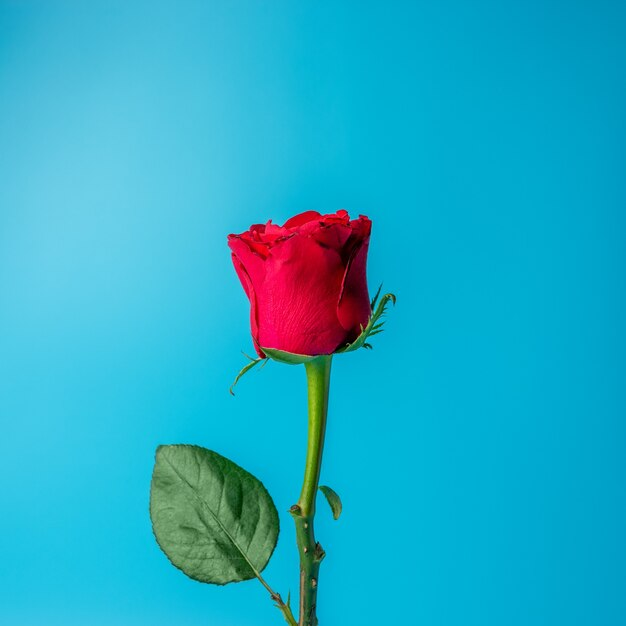
#> input picture IMAGE PROCESSING/rose.jpg, 626 x 626 px, found by its file name
$ python divide_RGB_and_convert_to_grey.py
#> lines starting #> are read from the running program, lines starting #| are printed output that depends on the picture
import cv2
import numpy as np
import matplotlib.pyplot as plt

img = cv2.imread('rose.jpg')
#> img is the input picture: shape (626, 626, 3); mean B, G, R 200.3, 171.6, 35.7
h, w, ch = img.shape
#> h = 626; w = 626; ch = 3
print(ch)
#| 3

just_blue = [1, 0, 0]
just_green = [0, 1, 0]
just_red = [0, 0, 1]

def seperateChannel(channel, img2):
    for i in range(h):
        for j in range(w):
            temp = img2[i][j]
            img2[i][j] = np.multiply(temp, channel)
    return img2

imgb = seperateChannel(just_blue, img.copy())
cv2.imshow('blue', imgb)
imgb = cv2.cvtColor(imgb, cv2.COLOR_BGR2GRAY)
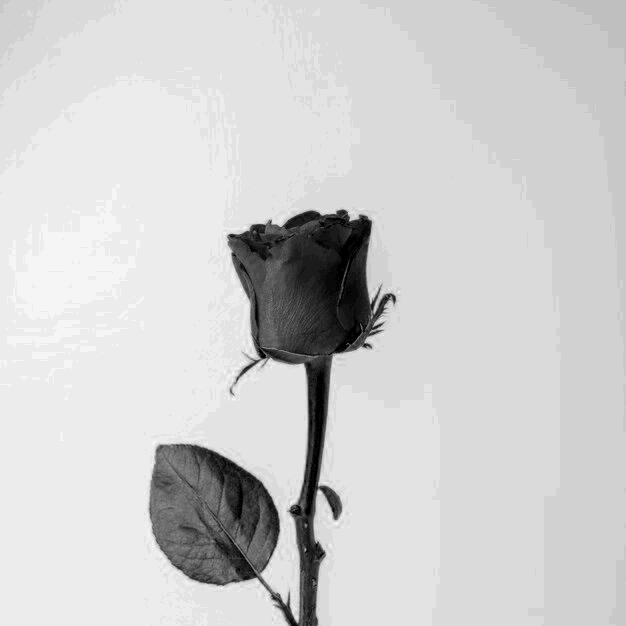
#> imgb: shape (626, 626); min 0, max 28, mean 22.8; drawn with min black and max white

imgg = seperateChannel(just_green, img.copy())
#> after the loop in seperateChannel (call 2), `for i in range(h):`:
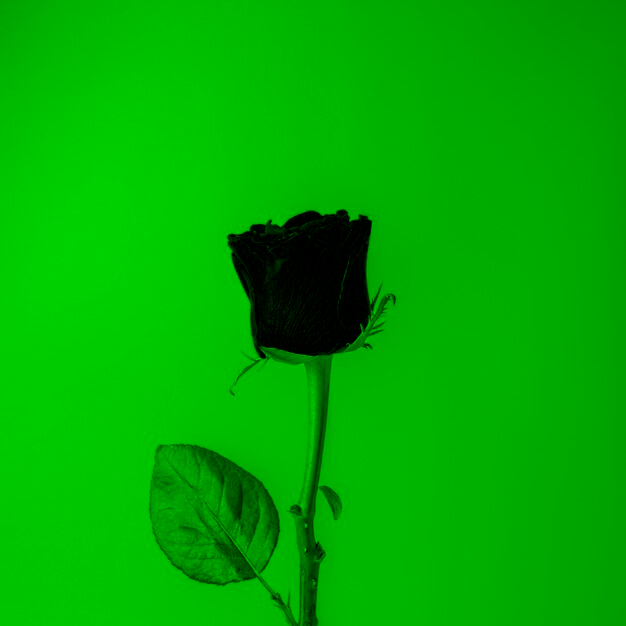
#> img2: shape (626, 626, 3); mean of channels 0, 1, 2 0, 171.6, 0; drawn as B, G, R
cv2.imshow('green', imgg)
imgg = cv2.cvtColor(imgg, cv2.COLOR_BGR2GRAY)

imgr = seperateChannel(just_red, img.copy())
#> after the loop in seperateChannel (call 3), `for i in range(h):`:
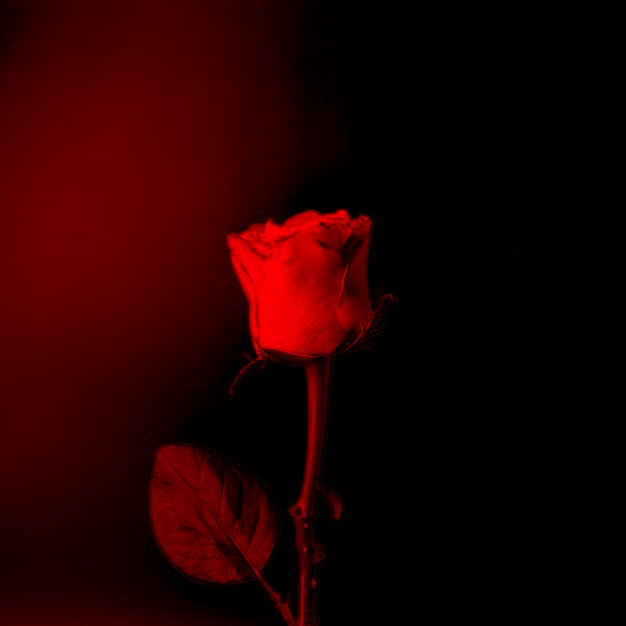
#> img2: shape (626, 626, 3); mean of channels 0, 1, 2 0, 0, 35.7; drawn as B, G, R
cv2.imshow('red', imgr)
imgr = cv2.cvtColor(imgr, cv2.COLOR_BGR2GRAY)
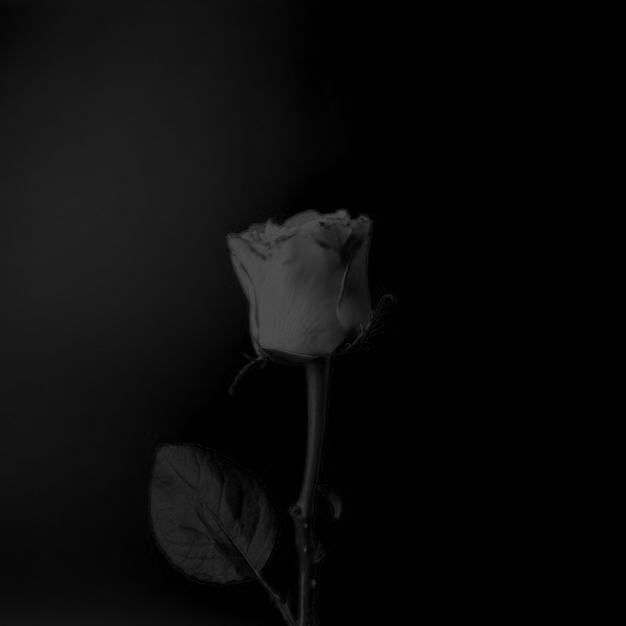
#> imgr: shape (626, 626); min 0, max 76, mean 10.6


# Add images using cv2.add to handle saturation properly
img2 = cv2.add(imgr, imgg)
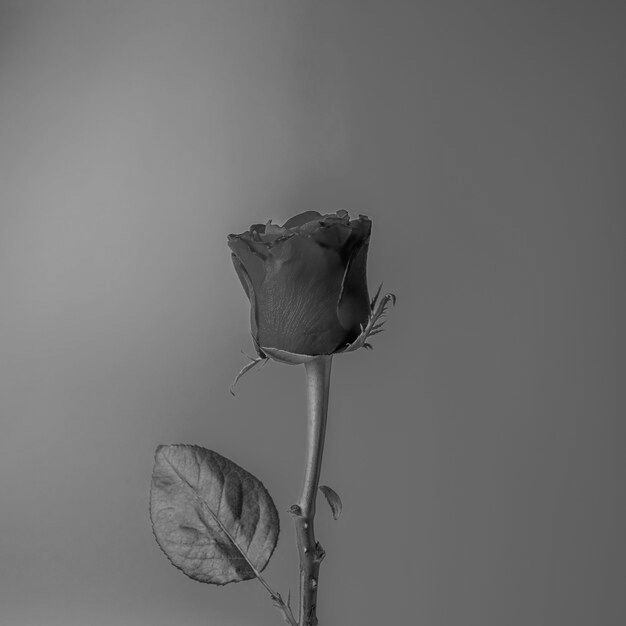
#> img2: shape (626, 626); min 1, max 182, mean 111.4
new_img = cv2.add(img2, imgb)
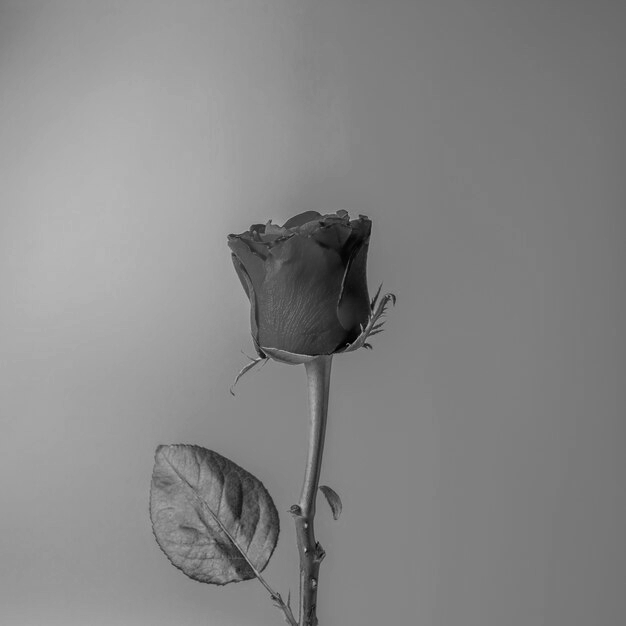
#> new_img: shape (626, 626); min 1, max 201, mean 134.2

# Display original images and the result
cv2.imshow('Original Image', img)
cv2.imshow('Summed Images', new_img)


# Calculate and display histogram of the summed image
histr = cv2.calcHist([new_img], [0], None, [256], [0, 255])
#> histr = 256 values, max 23676 at index 127, min 0 at index 0, mean 1530.8
plt.plot(histr)
plt.title('Histogram of Summed Image')
plt.show()
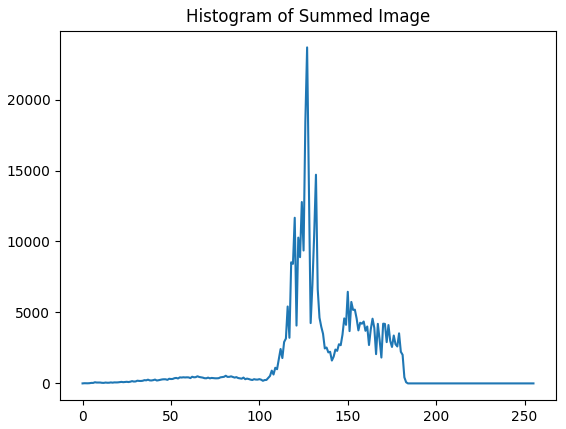
#> figure drawn by matplotlib, 1 panel; curve peaks at x = 127, y = 23676

cv2.waitKey(0)
cv2.destroyAllWindows()
